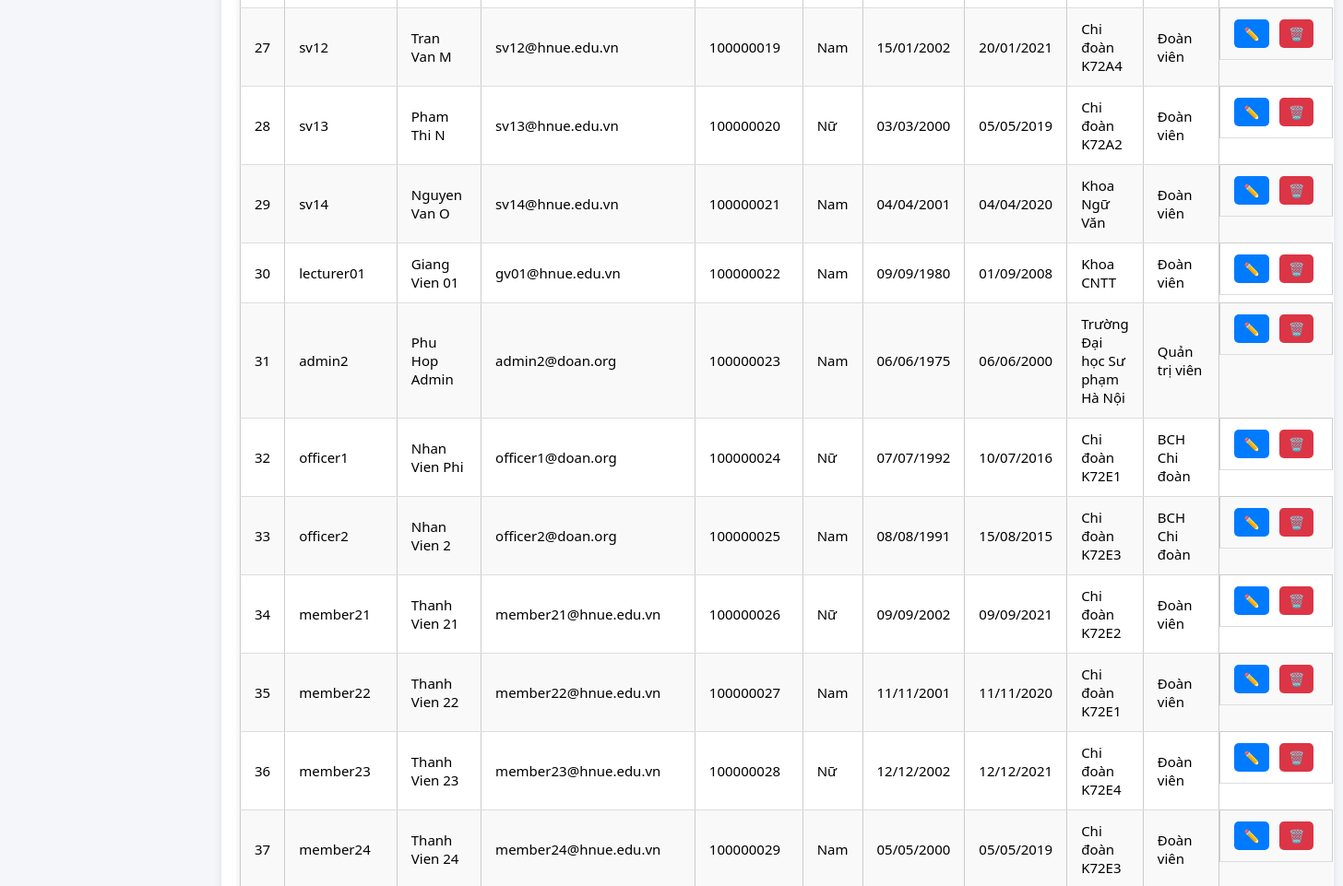
The app's page /pages/users.php (signed in, middle part), older data.
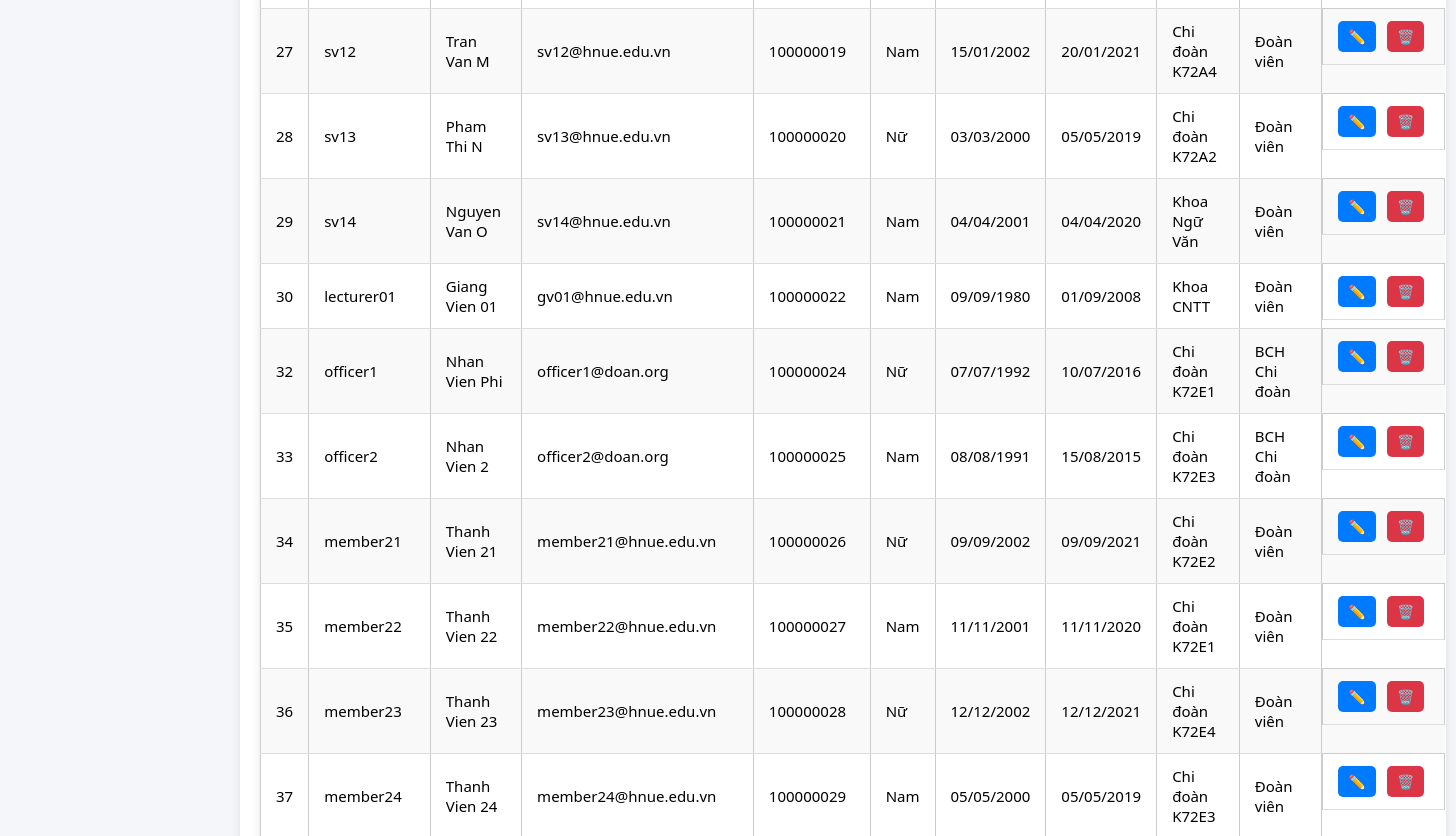
The same page, newer data.
### tables this page shows
CREATE TABLE `users` (
  `userId` int(11) NOT NULL,
  `userName` varchar(255) NOT NULL,
  `fullName` varchar(255) DEFAULT NULL,
  `gender` enum('M','F','O') DEFAULT 'O',
  `identifyCard` varchar(255) DEFAULT NULL,
  `email` varchar(255) DEFAULT NULL,
  `password` varchar(255) NOT NULL,
  `birthDate` date DEFAULT NULL,
  `joinDate` date DEFAULT NULL,
  `unit` varchar(255) DEFAULT NULL,
  `isAdmin` tinyint(1) DEFAULT 0,
  `createdAt` datetime DEFAULT current_timestamp(),
  `updatedAt` datetime DEFAULT current_timestamp() ON UPDATE current_timestamp()
);

CREATE TABLE `organization_units` (
  `id` int(11) NOT NULL,
  `unit_name` varchar(255) NOT NULL,
  `unit_level` enum('Truong','Khoa','ChiDoan') NOT NULL,
  `parent_id` int(11) DEFAULT NULL,
  `leader_id` int(11) DEFAULT NULL,
  `deputy_id` int(11) DEFAULT NULL,
  `created_at` timestamp NOT NULL DEFAULT current_timestamp(),
  `updated_at` timestamp NOT NULL DEFAULT current_timestamp() ON UPDATE current_timestamp()
);

CREATE TABLE `role` (
  `id` int(11) NOT NULL,
  `role_name` varchar(255) NOT NULL,
  `createdAt` datetime DEFAULT current_timestamp(),
  `updatedAt` datetime DEFAULT current_timestamp() ON UPDATE current_timestamp()
);

### pages/users.php (the view, shortened to what this page needs)
<?php
include("../includes/header.php");
include("../config/db.php");
$sql = "
    SELECT
        u.userId, u.userName, u.fullName, u.email, u.identifyCard,
        u.gender, u.birthDate, u.joinDate, u.isAdmin, u.createdAt,
        r.role_name, ou.unit_name
    FROM users u
    LEFT JOIN user_role ur ON u.userId = ur.user_id
    LEFT JOIN role r ON ur.role_id = r.id
    LEFT JOIN organization_units ou ON u.unit = ou.id
    ORDER BY u.userId ASC
";
$result = $conn->query($sql);
?>
<div class="container">
  <table class="table">
    <tbody>
      <?php if ($result && $result->num_rows > 0): ?>
        <?php while ($row = $result->fetch_assoc()): ?>
          <tr>
            <td><?= $row['userId'] ?></td>
            <td><?= htmlspecialchars($row['userName']) ?></td>
            <td><?= htmlspecialchars($row['fullName']) ?></td>
            <td><?= htmlspecialchars($row['email']) ?></td>
            <td><?= htmlspecialchars($row['identifyCard'] ?? '-') ?></td>
            <td>
              <?php
                if ($row['gender'] == 'M') echo 'Nam';
                elseif ($row['gender'] == 'F') echo 'Nữ';
                else echo 'Khác';
              ?>
            </td>
            <td><?= $row['birthDate'] ? date("d/m/Y", strtotime($row['birthDate'])) : '-' ?></td>
            <td><?= $row['joinDate'] ? date("d/m/Y", strtotime($row['joinDate'])) : '-' ?></td>
            <td><?= htmlspecialchars($row['unit_name'] ?? 'Chưa cập nhật') ?></td>
            <td><?= htmlspecialchars($row['role_name'] ?? 'Chưa gán') ?></td>
            <td class="actions-cell">
              <a href="edit_user.php?id=<?= $row['userId'] ?>" class="btn-edit" title="Sửa">✏️</a>
              <a href="delete_user.php?id=<?= $row['userId'] ?>" class="btn-delete"
                 onclick="return confirm('Bạn có chắc muốn xóa người dùng này không?');" title="Xóa">🗑️</a>
            </td>
          </tr>
        <?php endwhile; ?>
      <?php else: ?>
        <tr><td colspan="11" style="text-align:center;">Không có người dùng nào</td></tr>
      <?php endif; ?>
    </tbody>
  </table>
</div>
<?php include("../includes/footer.php"); ?>

Row changes from the older to the newer data that the page shows:
removed users: userId "31", userName "admin2", fullName "Phu Hop Admin", email "admin2@doan.org", identifyCard "100000023", gender "Nam", birthDate "06/06/1975", joinDate "06/06/2000", organization_units.unit_name "Trường Đại học Sư phạm Hà Nội", role.role_name "Quản trị viên"
